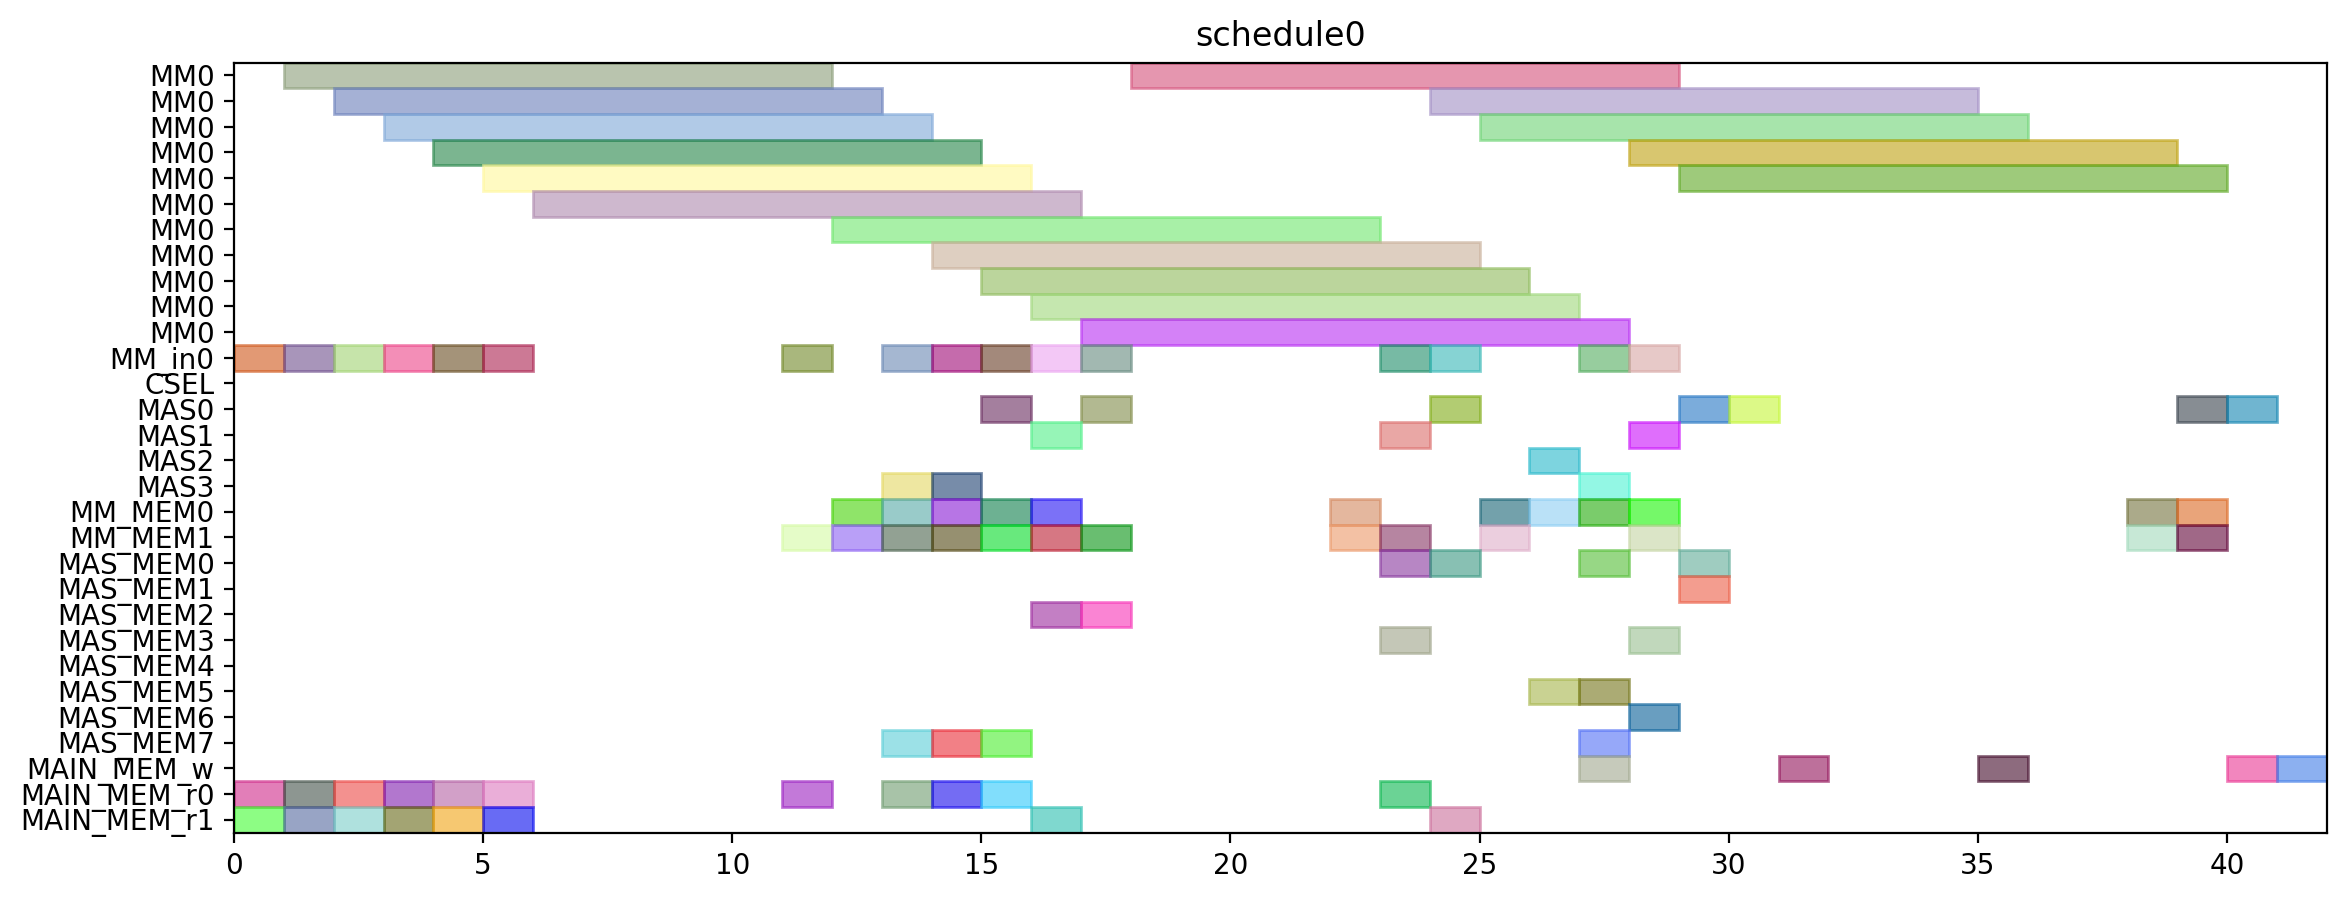

Here is the Python script that generated this plot:
from pyschedule import Scenario, solvers, plotters, alt


def solve():
	horizon = 120
	S = Scenario("schedule0", horizon=horizon)

	# resource
	MM = S.Resources('MM', num=1, size=11)
	MM_in = S.Resources('MM_in', num=1)
	CSEL = S.Resource('CSEL')
	MAS = S.Resources('MAS', num=4, size=1, periods=range(1, horizon))
	MM_MEM = S.Resources('MM_MEM', num=2)
	MAS_MEM = S.Resources('MAS_MEM', num=8)
	MAIN_MEM_w = S.Resource('MAIN_MEM_w', size=1)
	MAIN_MEM_r = S.Resources('MAIN_MEM_r', num=2)

	# result of previous scheduling

	# new tasks
	t0 = S.Task('t0', length=11, delay_cost=1)
	t0 += alt(MM)
	t0_in = S.Task('t0_in', length=1, delay_cost=1)
	t0_in += alt(MM_in)
	S += t0_in*MM_in[0]<=t0*MM[0]
	t0_mem0 = S.Task('t0_mem0', length=1, delay_cost=1)
	t0_mem0 += MAIN_MEM_r[0]
	S += t0_mem0 <= t0

	t0_mem1 = S.Task('t0_mem1', length=1, delay_cost=1)
	t0_mem1 += MAIN_MEM_r[1]
	S += t0_mem1 <= t0

	t1 = S.Task('t1', length=11, delay_cost=1)
	t1 += alt(MM)
	t1_in = S.Task('t1_in', length=1, delay_cost=1)
	t1_in += alt(MM_in)
	S += t1_in*MM_in[0]<=t1*MM[0]
	t1_mem0 = S.Task('t1_mem0', length=1, delay_cost=1)
	t1_mem0 += MAIN_MEM_r[0]
	S += t1_mem0 <= t1

	t1_mem1 = S.Task('t1_mem1', length=1, delay_cost=1)
	t1_mem1 += MAIN_MEM_r[1]
	S += t1_mem1 <= t1

	t2 = S.Task('t2', length=11, delay_cost=1)
	t2 += alt(MM)
	t2_in = S.Task('t2_in', length=1, delay_cost=1)
	t2_in += alt(MM_in)
	S += t2_in*MM_in[0]<=t2*MM[0]
	t2_mem0 = S.Task('t2_mem0', length=1, delay_cost=1)
	t2_mem0 += MAIN_MEM_r[0]
	S += t2_mem0 <= t2

	t2_mem1 = S.Task('t2_mem1', length=1, delay_cost=1)
	t2_mem1 += MAIN_MEM_r[1]
	S += t2_mem1 <= t2

	t3 = S.Task('t3', length=11, delay_cost=1)
	t3 += alt(MM)
	t3_in = S.Task('t3_in', length=1, delay_cost=1)
	t3_in += alt(MM_in)
	S += t3_in*MM_in[0]<=t3*MM[0]
	t3_mem0 = S.Task('t3_mem0', length=1, delay_cost=1)
	t3_mem0 += MAIN_MEM_r[0]
	S += t3_mem0 <= t3

	t3_mem1 = S.Task('t3_mem1', length=1, delay_cost=1)
	t3_mem1 += MAIN_MEM_r[1]
	S += t3_mem1 <= t3

	t5 = S.Task('t5', length=11, delay_cost=1)
	t5 += alt(MM)
	t5_in = S.Task('t5_in', length=1, delay_cost=1)
	t5_in += alt(MM_in)
	S += t5_in*MM_in[0]<=t5*MM[0]
	t5_mem0 = S.Task('t5_mem0', length=1, delay_cost=1)
	t5_mem0 += MAIN_MEM_r[0]
	S += t5_mem0 <= t5

	t5_mem1 = S.Task('t5_mem1', length=1, delay_cost=1)
	t5_mem1 += MAIN_MEM_r[1]
	S += t5_mem1 <= t5

	t23 = S.Task('t23', length=11, delay_cost=1)
	t23 += alt(MM)
	t23_in = S.Task('t23_in', length=1, delay_cost=1)
	t23_in += alt(MM_in)
	S += t23_in*MM_in[0]<=t23*MM[0]
	t23_mem0 = S.Task('t23_mem0', length=1, delay_cost=1)
	t23_mem0 += MAIN_MEM_r[0]
	S += t23_mem0 <= t23

	t23_mem1 = S.Task('t23_mem1', length=1, delay_cost=1)
	t23_mem1 += MAIN_MEM_r[1]
	S += t23_mem1 <= t23

	t4 = S.Task('t4', length=1, delay_cost=1)
	t4 += alt(MAS)
	t4_mem0 = S.Task('t4_mem0', length=1, delay_cost=1)
	t4_mem0 += alt(MM_MEM)
	S += (t3*MM[0])-1 < t4_mem0*MM_MEM[0]
	S += t4_mem0 <= t4

	t4_mem1 = S.Task('t4_mem1', length=1, delay_cost=1)
	t4_mem1 += alt(MM_MEM)
	S += (t3*MM[0])-1 < t4_mem1*MM_MEM[1]
	S += t4_mem1 <= t4

	t6 = S.Task('t6', length=1, delay_cost=1)
	t6 += alt(MAS)
	t6_mem0 = S.Task('t6_mem0', length=1, delay_cost=1)
	t6_mem0 += alt(MM_MEM)
	S += (t5*MM[0])-1 < t6_mem0*MM_MEM[0]
	S += t6_mem0 <= t6

	t6_mem1 = S.Task('t6_mem1', length=1, delay_cost=1)
	t6_mem1 += alt(MM_MEM)
	S += (t5*MM[0])-1 < t6_mem1*MM_MEM[1]
	S += t6_mem1 <= t6

	t8 = S.Task('t8', length=11, delay_cost=1)
	t8 += alt(MM)
	t8_in = S.Task('t8_in', length=1, delay_cost=1)
	t8_in += alt(MM_in)
	S += t8_in*MM_in[0]<=t8*MM[0]
	t8_mem0 = S.Task('t8_mem0', length=1, delay_cost=1)
	t8_mem0 += MAIN_MEM_r[0]
	S += t8_mem0 <= t8

	t8_mem1 = S.Task('t8_mem1', length=1, delay_cost=1)
	t8_mem1 += alt(MM_MEM)
	S += (t2*MM[0])-1 < t8_mem1*MM_MEM[1]
	S += t8_mem1 <= t8

	t15 = S.Task('t15', length=11, delay_cost=1)
	t15 += alt(MM)
	t15_in = S.Task('t15_in', length=1, delay_cost=1)
	t15_in += alt(MM_in)
	S += t15_in*MM_in[0]<=t15*MM[0]
	t15_mem0 = S.Task('t15_mem0', length=1, delay_cost=1)
	t15_mem0 += MAIN_MEM_r[0]
	S += t15_mem0 <= t15

	t15_mem1 = S.Task('t15_mem1', length=1, delay_cost=1)
	t15_mem1 += alt(MM_MEM)
	S += (t2*MM[0])-1 < t15_mem1*MM_MEM[1]
	S += t15_mem1 <= t15

	t19 = S.Task('t19', length=1, delay_cost=1)
	t19 += alt(MAS)
	t19_mem0 = S.Task('t19_mem0', length=1, delay_cost=1)
	t19_mem0 += alt(MM_MEM)
	S += (t0*MM[0])-1 < t19_mem0*MM_MEM[0]
	S += t19_mem0 <= t19

	t19_mem1 = S.Task('t19_mem1', length=1, delay_cost=1)
	t19_mem1 += alt(MM_MEM)
	S += (t0*MM[0])-1 < t19_mem1*MM_MEM[1]
	S += t19_mem1 <= t19

	t24 = S.Task('t24', length=1, delay_cost=1)
	t24 += alt(MAS)
	t24_mem0 = S.Task('t24_mem0', length=1, delay_cost=1)
	t24_mem0 += alt(MM_MEM)
	S += (t23*MM[0])-1 < t24_mem0*MM_MEM[0]
	S += t24_mem0 <= t24

	t24_mem1 = S.Task('t24_mem1', length=1, delay_cost=1)
	t24_mem1 += alt(MM_MEM)
	S += (t23*MM[0])-1 < t24_mem1*MM_MEM[1]
	S += t24_mem1 <= t24

	t7 = S.Task('t7', length=11, delay_cost=1)
	t7 += alt(MM)
	t7_in = S.Task('t7_in', length=1, delay_cost=1)
	t7_in += alt(MM_in)
	S += t7_in*MM_in[0]<=t7*MM[0]
	t7_mem0 = S.Task('t7_mem0', length=1, delay_cost=1)
	t7_mem0 += MAIN_MEM_r[0]
	S += t7_mem0 <= t7

	t7_mem1 = S.Task('t7_mem1', length=1, delay_cost=1)
	t7_mem1 += alt(MAS_MEM)
	S += (t6*MAS[0])-1 < t7_mem1*MAS_MEM[1]
	S += (t6*MAS[1])-1 < t7_mem1*MAS_MEM[3]
	S += (t6*MAS[2])-1 < t7_mem1*MAS_MEM[5]
	S += (t6*MAS[3])-1 < t7_mem1*MAS_MEM[7]
	S += t7_mem1 <= t7

	t14 = S.Task('t14', length=11, delay_cost=1)
	t14 += alt(MM)
	t14_in = S.Task('t14_in', length=1, delay_cost=1)
	t14_in += alt(MM_in)
	S += t14_in*MM_in[0]<=t14*MM[0]
	S += 0<t14

	t14_w = S.Task('t14_w', length=1, delay_cost=1)
	t14_w += alt(MAIN_MEM_w)
	S += t14 <= t14_w

	t14_mem0 = S.Task('t14_mem0', length=1, delay_cost=1)
	t14_mem0 += MAIN_MEM_r[0]
	S += t14_mem0 <= t14

	t14_mem1 = S.Task('t14_mem1', length=1, delay_cost=1)
	t14_mem1 += alt(MAS_MEM)
	S += (t6*MAS[0])-1 < t14_mem1*MAS_MEM[1]
	S += (t6*MAS[1])-1 < t14_mem1*MAS_MEM[3]
	S += (t6*MAS[2])-1 < t14_mem1*MAS_MEM[5]
	S += (t6*MAS[3])-1 < t14_mem1*MAS_MEM[7]
	S += t14_mem1 <= t14

	t16 = S.Task('t16', length=1, delay_cost=1)
	t16 += alt(MAS)
	t16_mem0 = S.Task('t16_mem0', length=1, delay_cost=1)
	t16_mem0 += alt(MM_MEM)
	S += (t0*MM[0])-1 < t16_mem0*MM_MEM[0]
	S += t16_mem0 <= t16

	t16_mem1 = S.Task('t16_mem1', length=1, delay_cost=1)
	t16_mem1 += alt(MM_MEM)
	S += (t15*MM[0])-1 < t16_mem1*MM_MEM[1]
	S += t16_mem1 <= t16

	t20 = S.Task('t20', length=1, delay_cost=1)
	t20 += alt(MAS)
	t20_mem0 = S.Task('t20_mem0', length=1, delay_cost=1)
	t20_mem0 += alt(MM_MEM)
	S += (t0*MM[0])-1 < t20_mem0*MM_MEM[0]
	S += t20_mem0 <= t20

	t20_mem1 = S.Task('t20_mem1', length=1, delay_cost=1)
	t20_mem1 += alt(MAS_MEM)
	S += (t19*MAS[0])-1 < t20_mem1*MAS_MEM[1]
	S += (t19*MAS[1])-1 < t20_mem1*MAS_MEM[3]
	S += (t19*MAS[2])-1 < t20_mem1*MAS_MEM[5]
	S += (t19*MAS[3])-1 < t20_mem1*MAS_MEM[7]
	S += t20_mem1 <= t20

	t25 = S.Task('t25', length=11, delay_cost=1)
	t25 += alt(MM)
	t25_in = S.Task('t25_in', length=1, delay_cost=1)
	t25_in += alt(MM_in)
	S += t25_in*MM_in[0]<=t25*MM[0]
	t25_mem0 = S.Task('t25_mem0', length=1, delay_cost=1)
	t25_mem0 += alt(MAS_MEM)
	S += (t24*MAS[0])-1 < t25_mem0*MAS_MEM[0]
	S += (t24*MAS[1])-1 < t25_mem0*MAS_MEM[2]
	S += (t24*MAS[2])-1 < t25_mem0*MAS_MEM[4]
	S += (t24*MAS[3])-1 < t25_mem0*MAS_MEM[6]
	S += t25_mem0 <= t25

	t25_mem1 = S.Task('t25_mem1', length=1, delay_cost=1)
	t25_mem1 += MAIN_MEM_r[1]
	S += t25_mem1 <= t25

	t26 = S.Task('t26', length=11, delay_cost=1)
	t26 += alt(MM)
	t26_in = S.Task('t26_in', length=1, delay_cost=1)
	t26_in += alt(MM_in)
	S += t26_in*MM_in[0]<=t26*MM[0]
	t26_mem0 = S.Task('t26_mem0', length=1, delay_cost=1)
	t26_mem0 += alt(MAS_MEM)
	S += (t24*MAS[0])-1 < t26_mem0*MAS_MEM[0]
	S += (t24*MAS[1])-1 < t26_mem0*MAS_MEM[2]
	S += (t24*MAS[2])-1 < t26_mem0*MAS_MEM[4]
	S += (t24*MAS[3])-1 < t26_mem0*MAS_MEM[6]
	S += t26_mem0 <= t26

	t26_mem1 = S.Task('t26_mem1', length=1, delay_cost=1)
	t26_mem1 += alt(MM_MEM)
	S += (t1*MM[0])-1 < t26_mem1*MM_MEM[1]
	S += t26_mem1 <= t26

	t9 = S.Task('t9', length=1, delay_cost=1)
	t9 += alt(MAS)
	t9_mem0 = S.Task('t9_mem0', length=1, delay_cost=1)
	t9_mem0 += alt(MM_MEM)
	S += (t7*MM[0])-1 < t9_mem0*MM_MEM[0]
	S += t9_mem0 <= t9

	t9_mem1 = S.Task('t9_mem1', length=1, delay_cost=1)
	t9_mem1 += alt(MM_MEM)
	S += (t8*MM[0])-1 < t9_mem1*MM_MEM[1]
	S += t9_mem1 <= t9

	t17 = S.Task('t17', length=11, delay_cost=1)
	t17 += alt(MM)
	t17_in = S.Task('t17_in', length=1, delay_cost=1)
	t17_in += alt(MM_in)
	S += t17_in*MM_in[0]<=t17*MM[0]
	S += 0<t17

	t17_w = S.Task('t17_w', length=1, delay_cost=1)
	t17_w += alt(MAIN_MEM_w)
	S += t17 <= t17_w

	t17_mem0 = S.Task('t17_mem0', length=1, delay_cost=1)
	t17_mem0 += MAIN_MEM_r[0]
	S += t17_mem0 <= t17

	t17_mem1 = S.Task('t17_mem1', length=1, delay_cost=1)
	t17_mem1 += alt(MAS_MEM)
	S += (t16*MAS[0])-1 < t17_mem1*MAS_MEM[1]
	S += (t16*MAS[1])-1 < t17_mem1*MAS_MEM[3]
	S += (t16*MAS[2])-1 < t17_mem1*MAS_MEM[5]
	S += (t16*MAS[3])-1 < t17_mem1*MAS_MEM[7]
	S += t17_mem1 <= t17

	t21 = S.Task('t21', length=1, delay_cost=1)
	t21 += alt(MAS)
	t21_mem0 = S.Task('t21_mem0', length=1, delay_cost=1)
	t21_mem0 += alt(MAS_MEM)
	S += (t20*MAS[0])-1 < t21_mem0*MAS_MEM[0]
	S += (t20*MAS[1])-1 < t21_mem0*MAS_MEM[2]
	S += (t20*MAS[2])-1 < t21_mem0*MAS_MEM[4]
	S += (t20*MAS[3])-1 < t21_mem0*MAS_MEM[6]
	S += t21_mem0 <= t21

	t21_mem1 = S.Task('t21_mem1', length=1, delay_cost=1)
	t21_mem1 += alt(MM_MEM)
	S += (t15*MM[0])-1 < t21_mem1*MM_MEM[1]
	S += t21_mem1 <= t21

	t27 = S.Task('t27', length=1, delay_cost=1)
	t27 += alt(MAS)
	t27_mem0 = S.Task('t27_mem0', length=1, delay_cost=1)
	t27_mem0 += alt(MM_MEM)
	S += (t26*MM[0])-1 < t27_mem0*MM_MEM[0]
	S += t27_mem0 <= t27

	t27_mem1 = S.Task('t27_mem1', length=1, delay_cost=1)
	t27_mem1 += alt(MM_MEM)
	S += (t26*MM[0])-1 < t27_mem1*MM_MEM[1]
	S += t27_mem1 <= t27

	t10 = S.Task('t10', length=1, delay_cost=1)
	t10 += alt(MAS)
	t10_mem0 = S.Task('t10_mem0', length=1, delay_cost=1)
	t10_mem0 += alt(MM_MEM)
	S += (t1*MM[0])-1 < t10_mem0*MM_MEM[0]
	S += t10_mem0 <= t10

	t10_mem1 = S.Task('t10_mem1', length=1, delay_cost=1)
	t10_mem1 += alt(MAS_MEM)
	S += (t9*MAS[0])-1 < t10_mem1*MAS_MEM[1]
	S += (t9*MAS[1])-1 < t10_mem1*MAS_MEM[3]
	S += (t9*MAS[2])-1 < t10_mem1*MAS_MEM[5]
	S += (t9*MAS[3])-1 < t10_mem1*MAS_MEM[7]
	S += t10_mem1 <= t10

	t11 = S.Task('t11', length=1, delay_cost=1)
	t11 += alt(MAS)
	t11_mem0 = S.Task('t11_mem0', length=1, delay_cost=1)
	t11_mem0 += alt(MM_MEM)
	S += (t1*MM[0])-1 < t11_mem0*MM_MEM[0]
	S += t11_mem0 <= t11

	t11_mem1 = S.Task('t11_mem1', length=1, delay_cost=1)
	t11_mem1 += alt(MAS_MEM)
	S += (t9*MAS[0])-1 < t11_mem1*MAS_MEM[1]
	S += (t9*MAS[1])-1 < t11_mem1*MAS_MEM[3]
	S += (t9*MAS[2])-1 < t11_mem1*MAS_MEM[5]
	S += (t9*MAS[3])-1 < t11_mem1*MAS_MEM[7]
	S += t11_mem1 <= t11

	t22 = S.Task('t22', length=11, delay_cost=1)
	t22 += alt(MM)
	t22_in = S.Task('t22_in', length=1, delay_cost=1)
	t22_in += alt(MM_in)
	S += t22_in*MM_in[0]<=t22*MM[0]
	t22_mem0 = S.Task('t22_mem0', length=1, delay_cost=1)
	t22_mem0 += alt(MAS_MEM)
	S += (t21*MAS[0])-1 < t22_mem0*MAS_MEM[0]
	S += (t21*MAS[1])-1 < t22_mem0*MAS_MEM[2]
	S += (t21*MAS[2])-1 < t22_mem0*MAS_MEM[4]
	S += (t21*MAS[3])-1 < t22_mem0*MAS_MEM[6]
	S += t22_mem0 <= t22

	t22_mem1 = S.Task('t22_mem1', length=1, delay_cost=1)
	t22_mem1 += MAIN_MEM_r[1]
	S += t22_mem1 <= t22

	new_PZ = S.Task('new_PZ', length=1, delay_cost=1)
	new_PZ += alt(MAS)
	S += 0<new_PZ

	new_PZ_w = S.Task('new_PZ_w', length=1, delay_cost=1)
	new_PZ_w += alt(MAIN_MEM_w)
	S += new_PZ <= new_PZ_w

	new_PZ_mem0 = S.Task('new_PZ_mem0', length=1, delay_cost=1)
	new_PZ_mem0 += alt(MAS_MEM)
	S += (t27*MAS[0])-1 < new_PZ_mem0*MAS_MEM[0]
	S += (t27*MAS[1])-1 < new_PZ_mem0*MAS_MEM[2]
	S += (t27*MAS[2])-1 < new_PZ_mem0*MAS_MEM[4]
	S += (t27*MAS[3])-1 < new_PZ_mem0*MAS_MEM[6]
	S += new_PZ_mem0 <= new_PZ

	new_PZ_mem1 = S.Task('new_PZ_mem1', length=1, delay_cost=1)
	new_PZ_mem1 += alt(MAS_MEM)
	S += (t27*MAS[0])-1 < new_PZ_mem1*MAS_MEM[1]
	S += (t27*MAS[1])-1 < new_PZ_mem1*MAS_MEM[3]
	S += (t27*MAS[2])-1 < new_PZ_mem1*MAS_MEM[5]
	S += (t27*MAS[3])-1 < new_PZ_mem1*MAS_MEM[7]
	S += new_PZ_mem1 <= new_PZ

	t12 = S.Task('t12', length=11, delay_cost=1)
	t12 += alt(MM)
	t12_in = S.Task('t12_in', length=1, delay_cost=1)
	t12_in += alt(MM_in)
	S += t12_in*MM_in[0]<=t12*MM[0]
	t12_mem0 = S.Task('t12_mem0', length=1, delay_cost=1)
	t12_mem0 += alt(MAS_MEM)
	S += (t10*MAS[0])-1 < t12_mem0*MAS_MEM[0]
	S += (t10*MAS[1])-1 < t12_mem0*MAS_MEM[2]
	S += (t10*MAS[2])-1 < t12_mem0*MAS_MEM[4]
	S += (t10*MAS[3])-1 < t12_mem0*MAS_MEM[6]
	S += t12_mem0 <= t12

	t12_mem1 = S.Task('t12_mem1', length=1, delay_cost=1)
	t12_mem1 += alt(MAS_MEM)
	S += (t11*MAS[0])-1 < t12_mem1*MAS_MEM[1]
	S += (t11*MAS[1])-1 < t12_mem1*MAS_MEM[3]
	S += (t11*MAS[2])-1 < t12_mem1*MAS_MEM[5]
	S += (t11*MAS[3])-1 < t12_mem1*MAS_MEM[7]
	S += t12_mem1 <= t12

	t13 = S.Task('t13', length=11, delay_cost=1)
	t13 += alt(MM)
	t13_in = S.Task('t13_in', length=1, delay_cost=1)
	t13_in += alt(MM_in)
	S += t13_in*MM_in[0]<=t13*MM[0]
	t13_mem0 = S.Task('t13_mem0', length=1, delay_cost=1)
	t13_mem0 += alt(MAS_MEM)
	S += (t4*MAS[0])-1 < t13_mem0*MAS_MEM[0]
	S += (t4*MAS[1])-1 < t13_mem0*MAS_MEM[2]
	S += (t4*MAS[2])-1 < t13_mem0*MAS_MEM[4]
	S += (t4*MAS[3])-1 < t13_mem0*MAS_MEM[6]
	S += t13_mem0 <= t13

	t13_mem1 = S.Task('t13_mem1', length=1, delay_cost=1)
	t13_mem1 += alt(MAS_MEM)
	S += (t10*MAS[0])-1 < t13_mem1*MAS_MEM[1]
	S += (t10*MAS[1])-1 < t13_mem1*MAS_MEM[3]
	S += (t10*MAS[2])-1 < t13_mem1*MAS_MEM[5]
	S += (t10*MAS[3])-1 < t13_mem1*MAS_MEM[7]
	S += t13_mem1 <= t13

	new_PY = S.Task('new_PY', length=1, delay_cost=1)
	new_PY += alt(MAS)
	S += 0<new_PY

	new_PY_w = S.Task('new_PY_w', length=1, delay_cost=1)
	new_PY_w += alt(MAIN_MEM_w)
	S += new_PY <= new_PY_w

	new_PY_mem0 = S.Task('new_PY_mem0', length=1, delay_cost=1)
	new_PY_mem0 += alt(MM_MEM)
	S += (t12*MM[0])-1 < new_PY_mem0*MM_MEM[0]
	S += new_PY_mem0 <= new_PY

	new_PY_mem1 = S.Task('new_PY_mem1', length=1, delay_cost=1)
	new_PY_mem1 += alt(MM_MEM)
	S += (t22*MM[0])-1 < new_PY_mem1*MM_MEM[1]
	S += new_PY_mem1 <= new_PY

	new_PX = S.Task('new_PX', length=1, delay_cost=1)
	new_PX += alt(MAS)
	S += 0<new_PX

	new_PX_w = S.Task('new_PX_w', length=1, delay_cost=1)
	new_PX_w += alt(MAIN_MEM_w)
	S += new_PX <= new_PX_w

	new_PX_mem0 = S.Task('new_PX_mem0', length=1, delay_cost=1)
	new_PX_mem0 += alt(MM_MEM)
	S += (t13*MM[0])-1 < new_PX_mem0*MM_MEM[0]
	S += new_PX_mem0 <= new_PX

	new_PX_mem1 = S.Task('new_PX_mem1', length=1, delay_cost=1)
	new_PX_mem1 += alt(MM_MEM)
	S += (t25*MM[0])-1 < new_PX_mem1*MM_MEM[1]
	S += new_PX_mem1 <= new_PX

	solvers.mip.solve(S,msg=1,kind='CPLEX',ratio_gap=1.01)

	solution = [['hoge']*len(S.solution()[1]) for i in range(len(S.solution()))]
	for i in range(len(S.solution())):
		for j in range(len(S.solution()[i])):
			solution[i][j]=str(S.solution()[i][j])
	print(solution)

	cycles = int(solution[-1][3])

	pic_file_name = "/home/mfukuda/ABE/multiRAM_multiMAS_16mux/scheduling_result/stage11MM1_stage1MAS4/EP_DBL_A_ANY/schedule0.png"
	if(S.solution() != []):
		plotters.matplotlib.plot(S,img_filename=pic_file_name, show_task_labels=False, fig_size=(cycles*0.25+3, 5))

	return solution
